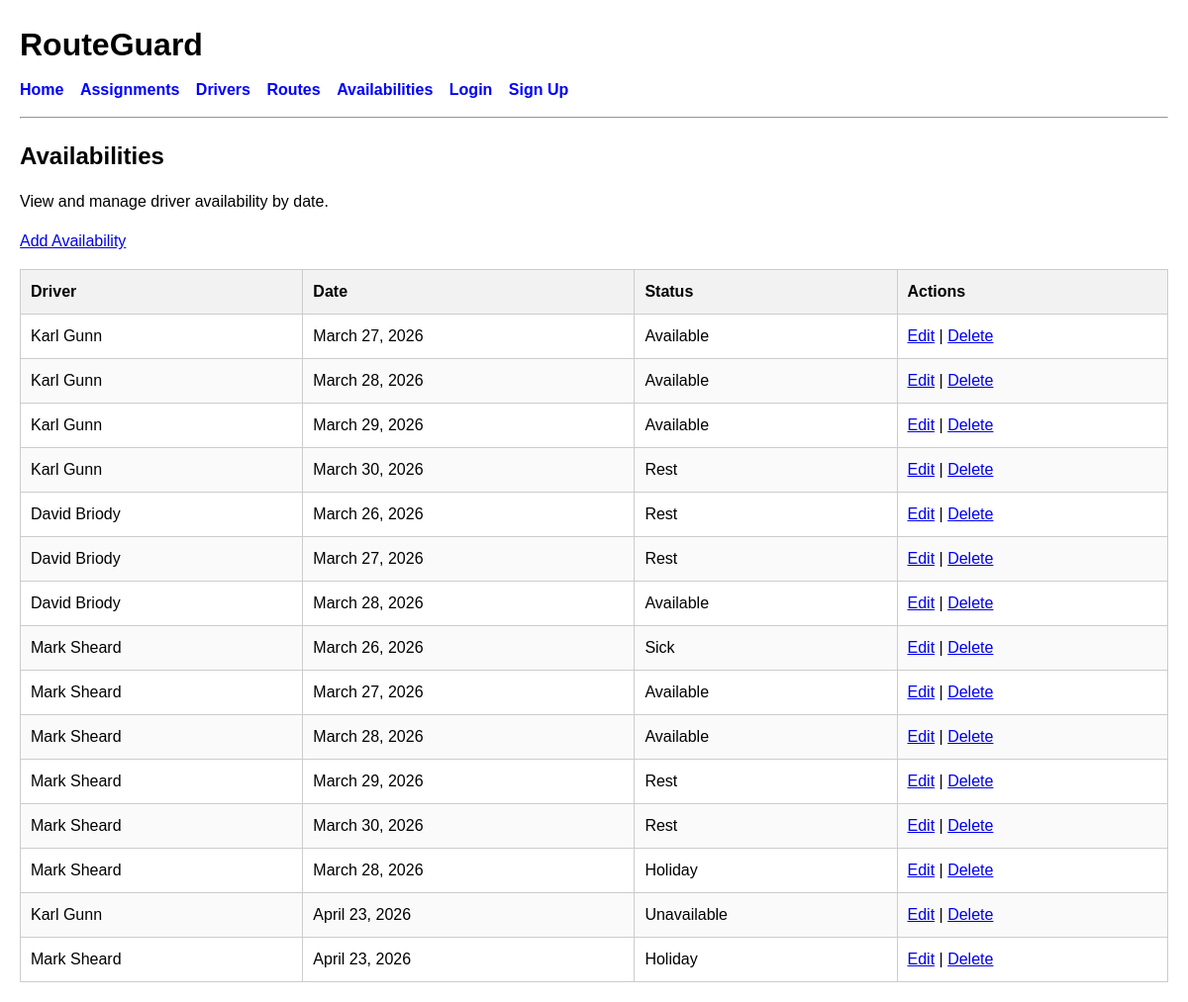
Page /availabilities/ on the committed database.
### planner/models.py (models this page shows, shortened)
class Availability(models.Model):
    STATUS_CHOICES = [
        ("available", "Available"),
        ("rest", "Rest"),
        ("holiday", "Holiday"),
        ("sick", "Sick"),
        ("unavailable", "Unavailable"),
    ]
    driver = models.ForeignKey(Driver, on_delete=models.CASCADE)
    date = models.DateField()
    status = models.CharField(max_length=20, choices=STATUS_CHOICES)

class Driver(models.Model):
    name = models.CharField(max_length=100)
    employee_id = models.CharField(max_length=20, unique=True)
    active = models.BooleanField(default=True)
    def __str__(self):
        return self.name

### planner/views.py (the view)
# urls.py: path("availabilities/", views.availability_list, name="availability_list"),
def availability_list(request):
    availabilities = Availability.objects.all()
    return render(
        request,
        "planner/availability_list.html",
        {"availabilities": availabilities},
    )

### planner/templates/planner/availability_list.html
{% extends "base.html" %}
{% block content %}
<h2>Availabilities</h2>
<p>View and manage driver availability by date.</p>
<p><a href="{% url 'create_availability' %}">Add Availability</a></p>
{% if availabilities %}
    <table>
        <thead>
            <tr>
                <th>Driver</th>
                <th>Date</th>
                <th>Status</th>
                <th>Actions</th>
            </tr>
        </thead>
        <tbody>
            {% for availability in availabilities %}
                <tr>
                    <td>{{ availability.driver }}</td>
                    <td>{{ availability.date }}</td>
                    <td>{{ availability.get_status_display }}</td>
                    <td>
                        <a href="{% url 'edit_availability' availability.id %}">Edit</a>
                        |
                        <a href="{% url 'delete_availability' availability.id %}">Delete</a>
                </tr>
            {% endfor %}
        </tbody>
    </table>
{% else %}
    <p>No availability records found.</p>
{% endif %}
{% endblock %}

### static/css/style.css (style rules this page uses)
body { font-family: Arial, sans-serif; margin: 20px; line-height: 1.5; }
h1, h2 { margin-bottom: 10px; }
table { width: 100%; border-collapse: collapse; margin-top: 15px; margin-bottom: 20px; }
th, td { border: 1px solid #ccc; padding: 10px; text-align: left; }
th { background-color: #f2f2f2; }
tr:nth-child(even) { background-color: #fafafa; }

### rows in the picture
Availability: driver "Karl Gunn", date "March 27, 2026", status "Available"
Availability: driver "Karl Gunn", date "March 28, 2026", status "Available"
Availability: driver "Karl Gunn", date "March 29, 2026", status "Available"
Availability: driver "Karl Gunn", date "March 30, 2026", status "Rest"
Availability: driver "David Briody", date "March 26, 2026", status "Rest"
Availability: driver "David Briody", date "March 27, 2026", status "Rest"
Availability: driver "David Briody", date "March 28, 2026", status "Available"
Availability: driver "Mark Sheard", date "March 26, 2026", status "Sick"
Availability: driver "Mark Sheard", date "March 27, 2026", status "Available"
Availability: driver "Mark Sheard", date "March 28, 2026", status "Available"
Availability: driver "Mark Sheard", date "March 29, 2026", status "Rest"
Availability: driver "Mark Sheard", date "March 30, 2026", status "Rest"
Availability: driver "Mark Sheard", date "March 28, 2026", status "Holiday"
Availability: driver "Karl Gunn", date "April 23, 2026", status "Unavailable"
Availability: driver "Mark Sheard", date "April 23, 2026", status "Holiday"
